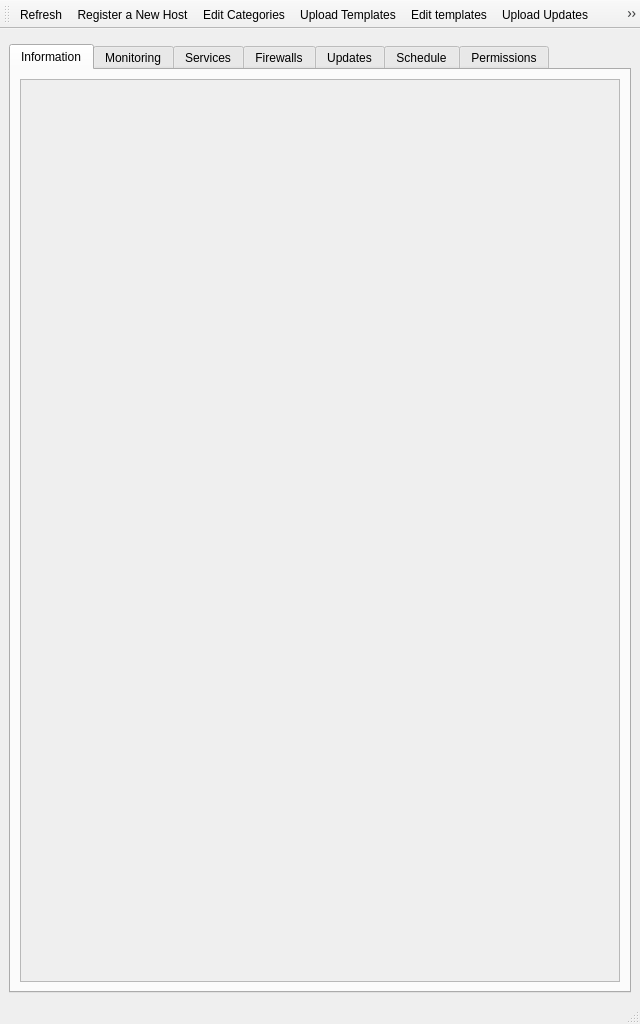
<ui version="4.0" >
 <class>MainWindow</class>
 <widget class="QMainWindow" name="MainWindow" >
  <property name="geometry" >
   <rect>
    <x>0</x>
    <y>0</y>
    <width>640</width>
    <height>1024</height>
   </rect>
  </property>
  <property name="windowTitle" >
   <string>Central Management</string>
  </property>
  <property name="toolButtonStyle" >
   <enum>Qt::ToolButtonTextBesideIcon</enum>
  </property>
  <widget class="QWidget" name="centralwidget" >
   <layout class="QVBoxLayout" name="verticalLayout" >
    <item>
     <widget class="QFrame" name="filter_frame" >
      <property name="frameShape" >
       <enum>QFrame::StyledPanel</enum>
      </property>
      <property name="frameShadow" >
       <enum>QFrame::Raised</enum>
      </property>
     </widget>
    </item>
    <item>
     <widget class="QSplitter" name="splitter" >
      <property name="orientation" >
       <enum>Qt::Vertical</enum>
      </property>
      <widget class="QTabWidget" name="tabs" >
       <property name="currentIndex" >
        <number>0</number>
       </property>
       <widget class="QWidget" name="main_tab" >
        <attribute name="title" >
         <string>Information</string>
        </attribute>
        <attribute name="icon" >
         <iconset resource="../../../../../nucentral-edenwall/trunk/resources/edenwall.qrc" >
          <normaloff>:/icons/info.png</normaloff>:/icons/info.png</iconset>
        </attribute>
        <layout class="QVBoxLayout" name="verticalLayout_2" >
         <item>
          <widget class="QScrollArea" name="main_scroll_area" >
           <property name="widgetResizable" >
            <bool>true</bool>
           </property>
          </widget>
         </item>
        </layout>
       </widget>
       <widget class="QWidget" name="monitoring_tab" >
        <attribute name="title" >
         <string>Monitoring</string>
        </attribute>
        <attribute name="icon" >
         <iconset resource="../../../../../nucentral-edenwall/trunk/resources/edenwall.qrc" >
          <normaloff>:/icons/monitoring.png</normaloff>:/icons/monitoring.png</iconset>
        </attribute>
        <layout class="QVBoxLayout" name="verticalLayout_monitoring" >
         <item>
          <widget class="QScrollArea" name="monitoring_scroll_area" >
           <property name="widgetResizable" >
            <bool>true</bool>
           </property>
          </widget>
         </item>
        </layout>
       </widget>
       <widget class="QWidget" name="services_tab" >
        <attribute name="title" >
         <string>Services</string>
        </attribute>
        <attribute name="icon" >
         <iconset resource="../../../../../nucentral-edenwall/trunk/resources/edenwall.qrc" >
          <normaloff>:/icons/service.png</normaloff>:/icons/service.png</iconset>
        </attribute>
        <layout class="QVBoxLayout" name="verticalLayout_3" >
         <item>
          <widget class="QScrollArea" name="services_scroll_area" >
           <property name="widgetResizable" >
            <bool>true</bool>
           </property>
          </widget>
         </item>
        </layout>
       </widget>
       <widget class="QWidget" name="firewall_tab" >
        <attribute name="title" >
         <string>Firewalls</string>
        </attribute>
        <attribute name="icon" >
         <iconset resource="../../../../../nucentral-edenwall/trunk/resources/edenwall.qrc" >
          <normaloff>:/icons/appicon.png</normaloff>:/icons/appicon.png</iconset>
        </attribute>
        <layout class="QVBoxLayout" name="verticalLayout_4" >
         <item>
          <widget class="QScrollArea" name="firewall_scroll_area" >
           <property name="widgetResizable" >
            <bool>true</bool>
           </property>
          </widget>
         </item>
        </layout>
       </widget>
       <widget class="QWidget" name="tab" >
        <attribute name="title" >
         <string>Updates</string>
        </attribute>
        <attribute name="icon" >
         <iconset resource="../../../../../nucentral-edenwall/trunk/resources/edenwall.qrc" >
          <normaloff>:/icons/up.png</normaloff>:/icons/up.png</iconset>
        </attribute>
        <layout class="QVBoxLayout" name="verticalLayout_5" >
         <item>
          <widget class="QScrollArea" name="nuconf_update_scroll_area" >
           <property name="widgetResizable" >
            <bool>true</bool>
           </property>
          </widget>
         </item>
        </layout>
       </widget>
       <widget class="QWidget" name="tab_2" >
        <attribute name="title" >
         <string>Schedule</string>
        </attribute>
        <attribute name="icon" >
         <iconset resource="../../../../../nucentral-edenwall/trunk/resources/edenwall.qrc" >
          <normaloff>:/icons/chrono.png</normaloff>:/icons/chrono.png</iconset>
        </attribute>
        <layout class="QVBoxLayout" name="verticalLayout_6" >
         <item>
          <widget class="QScrollArea" name="scheduler_scroll_area" >
           <property name="widgetResizable" >
            <bool>true</bool>
           </property>
          </widget>
         </item>
        </layout>
       </widget>
       <widget class="QWidget" name="permission_tab" >
        <attribute name="title" >
         <string>Permissions</string>
        </attribute>
        <attribute name="icon" >
         <iconset resource="../../../../../nucentral-edenwall/trunk/resources/edenwall.qrc" >
          <normaloff>:/icons/permissions.png</normaloff>:/icons/permissions.png</iconset>
        </attribute>
        <layout class="QHBoxLayout" name="perms_layout" />
       </widget>
      </widget>
     </widget>
    </item>
   </layout>
  </widget>
  <widget class="QStatusBar" name="statusbar" />
  <widget class="QToolBar" name="toolBar" >
   <property name="windowTitle" >
    <string>toolBar</string>
   </property>
   <property name="toolTip" >
    <string>Register a new host</string>
   </property>
   <attribute name="toolBarArea" >
    <enum>TopToolBarArea</enum>
   </attribute>
   <attribute name="toolBarBreak" >
    <bool>false</bool>
   </attribute>
   <addaction name="actionRefresh" />
   <addaction name="actionRegister_a_new_host" />
   <addaction name="actionEdit_categories" />
   <addaction name="actionUpdate_templates" />
   <addaction name="actionEdit_templates" />
   <addaction name="actionUpload_updates" />
   <addaction name="actionEdit_generic_links" />
   <addaction name="actionReschedule" />
   <addaction name="actionDelete_task" />
  </widget>
  <action name="actionStart_Nulog" >
   <property name="text" >
    <string>Start Nulog</string>
   </property>
  </action>
  <action name="actionRefresh" >
   <property name="icon" >
    <iconset resource="../../../../../nucentral-edenwall/trunk/resources/edenwall.qrc" >
     <normaloff>:/icons/refresh.png</normaloff>:/icons/refresh.png</iconset>
   </property>
   <property name="text" >
    <string>Refresh</string>
   </property>
   <property name="toolTip" >
    <string>Refresh Firewall State</string>
   </property>
  </action>
  <action name="actionRegister_a_new_host" >
   <property name="icon" >
    <iconset resource="../../../../../nucentral-edenwall/trunk/resources/edenwall.qrc" >
     <normaloff>:/icons/add.png</normaloff>:/icons/add.png</iconset>
   </property>
   <property name="text" >
    <string>Register a New Host</string>
   </property>
  </action>
  <action name="actionEdit_categories" >
   <property name="icon" >
    <iconset resource="../../../../../nucentral-edenwall/trunk/resources/edenwall.qrc" >
     <normaloff>:/icons/edit.png</normaloff>:/icons/edit.png</iconset>
   </property>
   <property name="text" >
    <string>Edit Categories</string>
   </property>
   <property name="toolTip" >
    <string>Edit custom categories</string>
   </property>
  </action>
  <action name="actionUpdate_templates" >
   <property name="icon" >
    <iconset resource="../../../../../nucentral-edenwall/trunk/resources/edenwall.qrc" >
     <normaloff>:/icons/up.png</normaloff>:/icons/up.png</iconset>
   </property>
   <property name="text" >
    <string>Upload Templates</string>
   </property>
   <property name="toolTip" >
    <string>Upload templates to  selected firewalls</string>
   </property>
  </action>
  <action name="actionUpload_updates" >
   <property name="icon" >
    <iconset resource="../../../../../nucentral-edenwall/trunk/resources/edenwall.qrc" >
     <normaloff>:/icons/up.png</normaloff>:/icons/up.png</iconset>
   </property>
   <property name="text" >
    <string>Upload Updates</string>
   </property>
   <property name="toolTip" >
    <string>Upload updates to selected firewalls</string>
   </property>
  </action>
  <action name="actionEdit_generic_links" >
   <property name="icon" >
    <iconset resource="../../../../../nucentral-edenwall/trunk/resources/edenwall.qrc" >
     <normaloff>:/icons/edit.png</normaloff>:/icons/edit.png</iconset>
   </property>
   <property name="text" >
    <string>Edit Generic Links</string>
   </property>
  </action>
  <action name="actionReschedule" >
   <property name="icon" >
    <iconset resource="../../../../../nucentral-edenwall/trunk/resources/edenwall.qrc" >
     <normaloff>:/icons/chrono.png</normaloff>:/icons/chrono.png</iconset>
   </property>
   <property name="text" >
    <string>Reschedule</string>
   </property>
   <property name="toolTip" >
    <string>Reschedule selected tasks</string>
   </property>
  </action>
  <action name="actionDelete_task" >
   <property name="icon" >
    <iconset resource="../../../../../nucentral-edenwall/trunk/resources/edenwall.qrc" >
     <normaloff>:/icons/delete.png</normaloff>:/icons/delete.png</iconset>
   </property>
   <property name="text" >
    <string>Delete Tasks</string>
   </property>
   <property name="toolTip" >
    <string>Delete selected tasks</string>
   </property>
  </action>
  <action name="actionEdit_templates" >
   <property name="icon" >
    <iconset resource="../../../../../nucentral-edenwall/trunk/resources/edenwall.qrc" >
     <normaloff>:/icons-32/appicon.png</normaloff>:/icons-32/appicon.png</iconset>
   </property>
   <property name="text" >
    <string>Edit templates</string>
   </property>
  </action>
 </widget>
 <resources>
  <include location="../../../../../nucentral-edenwall/trunk/resources/edenwall.qrc" />
 </resources>
 <connections/>
</ui>
